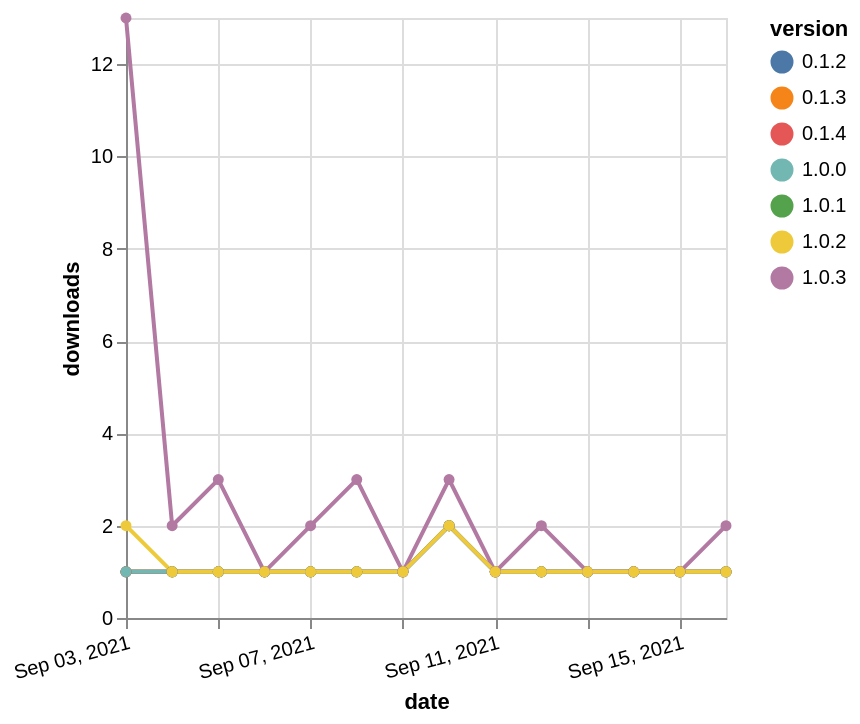

Specify this chart in Vega-Lite:
### Vega-Lite specification from a JSON file in a GitHub repository (floating-point values rounded to 4 significant figures)
{"$schema": "https://vega.github.io/schema/vega-lite/v5.json", "description": "A simple bar chart with embedded data.", "data": {"values": [{"date": "2021-09-03", "total": 154, "delta": 1, "version": "0.1.3"}, {"date": "2021-09-04", "total": 155, "delta": 1, "version": "0.1.3"}, {"date": "2021-09-05", "total": 156, "delta": 1, "version": "0.1.3"}, {"date": "2021-09-06", "total": 157, "delta": 1, "version": "0.1.3"}, {"date": "2021-09-07", "total": 158, "delta": 1, "version": "0.1.3"}, {"date": "2021-09-08", "total": 159, "delta": 1, "version": "0.1.3"}, {"date": "2021-09-09", "total": 160, "delta": 1, "version": "0.1.3"}, {"date": "2021-09-10", "total": 162, "delta": 2, "version": "0.1.3"}, {"date": "2021-09-11", "total": 163, "delta": 1, "version": "0.1.3"}, {"date": "2021-09-12", "total": 164, "delta": 1, "version": "0.1.3"}, {"date": "2021-09-13", "total": 165, "delta": 1, "version": "0.1.3"}, {"date": "2021-09-14", "total": 166, "delta": 1, "version": "0.1.3"}, {"date": "2021-09-15", "total": 167, "delta": 1, "version": "0.1.3"}, {"date": "2021-09-16", "total": 168, "delta": 1, "version": "0.1.3"}, {"date": "2021-09-03", "total": 219, "delta": 1, "version": "0.1.2"}, {"date": "2021-09-04", "total": 220, "delta": 1, "version": "0.1.2"}, {"date": "2021-09-05", "total": 221, "delta": 1, "version": "0.1.2"}, {"date": "2021-09-06", "total": 222, "delta": 1, "version": "0.1.2"}, {"date": "2021-09-07", "total": 223, "delta": 1, "version": "0.1.2"}, {"date": "2021-09-08", "total": 224, "delta": 1, "version": "0.1.2"}, {"date": "2021-09-09", "total": 225, "delta": 1, "version": "0.1.2"}, {"date": "2021-09-10", "total": 227, "delta": 2, "version": "0.1.2"}, {"date": "2021-09-11", "total": 228, "delta": 1, "version": "0.1.2"}, {"date": "2021-09-12", "total": 229, "delta": 1, "version": "0.1.2"}, {"date": "2021-09-13", "total": 230, "delta": 1, "version": "0.1.2"}, {"date": "2021-09-14", "total": 231, "delta": 1, "version": "0.1.2"}, {"date": "2021-09-15", "total": 232, "delta": 1, "version": "0.1.2"}, {"date": "2021-09-16", "total": 233, "delta": 1, "version": "0.1.2"}, {"date": "2021-09-03", "total": 149, "delta": 1, "version": "1.0.1"}, {"date": "2021-09-04", "total": 150, "delta": 1, "version": "1.0.1"}, {"date": "2021-09-05", "total": 151, "delta": 1, "version": "1.0.1"}, {"date": "2021-09-06", "total": 152, "delta": 1, "version": "1.0.1"}, {"date": "2021-09-07", "total": 153, "delta": 1, "version": "1.0.1"}, {"date": "2021-09-08", "total": 154, "delta": 1, "version": "1.0.1"}, {"date": "2021-09-09", "total": 155, "delta": 1, "version": "1.0.1"}, {"date": "2021-09-10", "total": 157, "delta": 2, "version": "1.0.1"}, {"date": "2021-09-11", "total": 158, "delta": 1, "version": "1.0.1"}, {"date": "2021-09-12", "total": 159, "delta": 1, "version": "1.0.1"}, {"date": "2021-09-13", "total": 160, "delta": 1, "version": "1.0.1"}, {"date": "2021-09-14", "total": 161, "delta": 1, "version": "1.0.1"}, {"date": "2021-09-15", "total": 162, "delta": 1, "version": "1.0.1"}, {"date": "2021-09-16", "total": 163, "delta": 1, "version": "1.0.1"}, {"date": "2021-09-03", "total": 142, "delta": 1, "version": "0.1.4"}, {"date": "2021-09-04", "total": 143, "delta": 1, "version": "0.1.4"}, {"date": "2021-09-05", "total": 144, "delta": 1, "version": "0.1.4"}, {"date": "2021-09-06", "total": 145, "delta": 1, "version": "0.1.4"}, {"date": "2021-09-07", "total": 146, "delta": 1, "version": "0.1.4"}, {"date": "2021-09-08", "total": 147, "delta": 1, "version": "0.1.4"}, {"date": "2021-09-09", "total": 148, "delta": 1, "version": "0.1.4"}, {"date": "2021-09-10", "total": 150, "delta": 2, "version": "0.1.4"}, {"date": "2021-09-11", "total": 151, "delta": 1, "version": "0.1.4"}, {"date": "2021-09-12", "total": 152, "delta": 1, "version": "0.1.4"}, {"date": "2021-09-13", "total": 153, "delta": 1, "version": "0.1.4"}, {"date": "2021-09-14", "total": 154, "delta": 1, "version": "0.1.4"}, {"date": "2021-09-15", "total": 155, "delta": 1, "version": "0.1.4"}, {"date": "2021-09-16", "total": 156, "delta": 1, "version": "0.1.4"}, {"date": "2021-09-03", "total": 146, "delta": 1, "version": "1.0.0"}, {"date": "2021-09-04", "total": 147, "delta": 1, "version": "1.0.0"}, {"date": "2021-09-05", "total": 148, "delta": 1, "version": "1.0.0"}, {"date": "2021-09-06", "total": 149, "delta": 1, "version": "1.0.0"}, {"date": "2021-09-07", "total": 150, "delta": 1, "version": "1.0.0"}, {"date": "2021-09-08", "total": 151, "delta": 1, "version": "1.0.0"}, {"date": "2021-09-09", "total": 152, "delta": 1, "version": "1.0.0"}, {"date": "2021-09-10", "total": 154, "delta": 2, "version": "1.0.0"}, {"date": "2021-09-11", "total": 155, "delta": 1, "version": "1.0.0"}, {"date": "2021-09-12", "total": 156, "delta": 1, "version": "1.0.0"}, {"date": "2021-09-13", "total": 157, "delta": 1, "version": "1.0.0"}, {"date": "2021-09-14", "total": 158, "delta": 1, "version": "1.0.0"}, {"date": "2021-09-15", "total": 159, "delta": 1, "version": "1.0.0"}, {"date": "2021-09-16", "total": 160, "delta": 1, "version": "1.0.0"}, {"date": "2021-09-03", "total": 14, "delta": 13, "version": "1.0.3"}, {"date": "2021-09-04", "total": 16, "delta": 2, "version": "1.0.3"}, {"date": "2021-09-05", "total": 19, "delta": 3, "version": "1.0.3"}, {"date": "2021-09-06", "total": 20, "delta": 1, "version": "1.0.3"}, {"date": "2021-09-07", "total": 22, "delta": 2, "version": "1.0.3"}, {"date": "2021-09-08", "total": 25, "delta": 3, "version": "1.0.3"}, {"date": "2021-09-09", "total": 26, "delta": 1, "version": "1.0.3"}, {"date": "2021-09-10", "total": 29, "delta": 3, "version": "1.0.3"}, {"date": "2021-09-11", "total": 30, "delta": 1, "version": "1.0.3"}, {"date": "2021-09-12", "total": 32, "delta": 2, "version": "1.0.3"}, {"date": "2021-09-13", "total": 33, "delta": 1, "version": "1.0.3"}, {"date": "2021-09-14", "total": 34, "delta": 1, "version": "1.0.3"}, {"date": "2021-09-15", "total": 35, "delta": 1, "version": "1.0.3"}, {"date": "2021-09-16", "total": 37, "delta": 2, "version": "1.0.3"}, {"date": "2021-09-03", "total": 163, "delta": 2, "version": "1.0.2"}, {"date": "2021-09-04", "total": 164, "delta": 1, "version": "1.0.2"}, {"date": "2021-09-05", "total": 165, "delta": 1, "version": "1.0.2"}, {"date": "2021-09-06", "total": 166, "delta": 1, "version": "1.0.2"}, {"date": "2021-09-07", "total": 167, "delta": 1, "version": "1.0.2"}, {"date": "2021-09-08", "total": 168, "delta": 1, "version": "1.0.2"}, {"date": "2021-09-09", "total": 169, "delta": 1, "version": "1.0.2"}, {"date": "2021-09-10", "total": 171, "delta": 2, "version": "1.0.2"}, {"date": "2021-09-11", "total": 172, "delta": 1, "version": "1.0.2"}, {"date": "2021-09-12", "total": 173, "delta": 1, "version": "1.0.2"}, {"date": "2021-09-13", "total": 174, "delta": 1, "version": "1.0.2"}, {"date": "2021-09-14", "total": 175, "delta": 1, "version": "1.0.2"}, {"date": "2021-09-15", "total": 176, "delta": 1, "version": "1.0.2"}, {"date": "2021-09-16", "total": 177, "delta": 1, "version": "1.0.2"}]}, "width": "container", "mark": {"type": "line", "point": {"filled": true}}, "encoding": {"x": {"field": "date", "type": "temporal", "timeUnit": "yearmonthdate", "title": "date", "axis": {"labelAngle": -15}}, "y": {"field": "delta", "type": "quantitative", "title": "downloads"}, "color": {"field": "version", "type": "nominal"}, "tooltip": {"field": "delta"}}}
